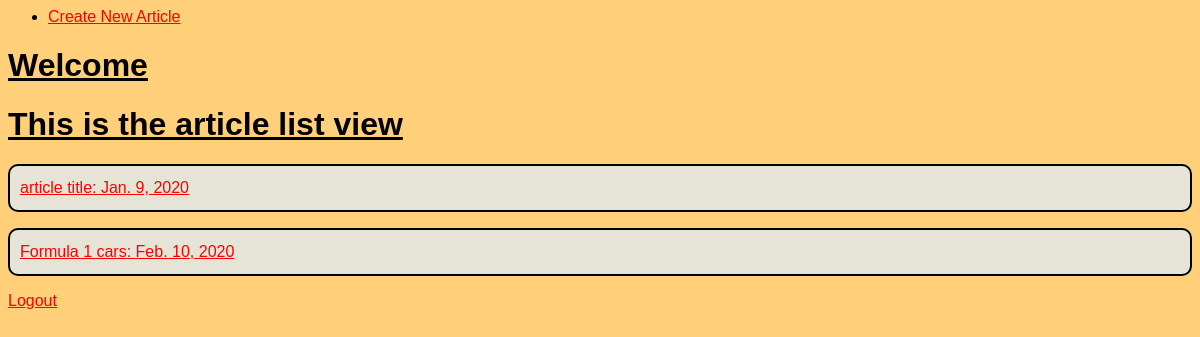
The page /blog/ (signed in) on the database as committed earlier.
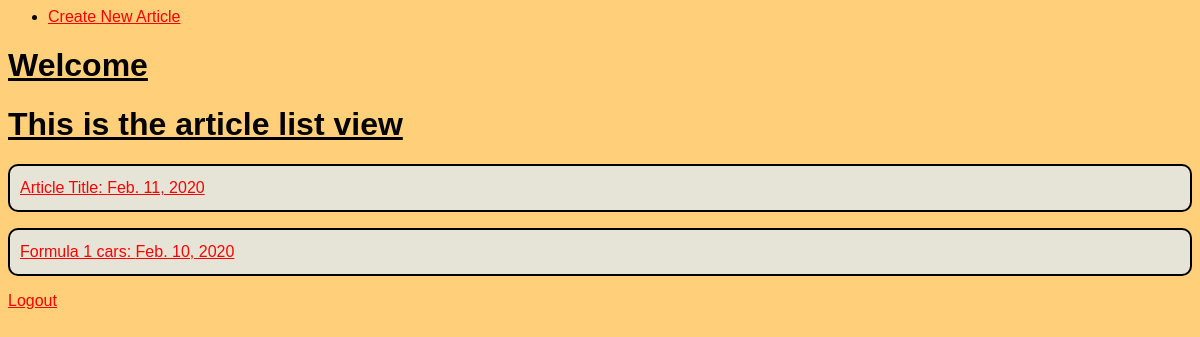
The same page on the database as committed later.
### blog/models.py (models this page shows)
class Article(models.Model):
	user		= models.ForeignKey(BlogUser, related_name='articles', on_delete= models.CASCADE)
	title 		= models.CharField(max_length= 120)
	subtitle 	= models.CharField(max_length= 240)
	date 		= models.DateField(default=timezone.now)
	article 	= models.TextField(blank= False)
	name 		= models.CharField(blank= False, max_length= 80)
	def get_absolute_url(self):
		return reverse("blog:article-detail", kwargs={"my_id":self.id})

### blog/views.py (the view)
# urls.py: path('', ArticleListView.as_view(), name= 'article-list'),
class ArticleListView(LoginRequiredMixin, ListView): # Class based list view
	template_name = 'articles/article_list.html'
	def get_queryset(self):
		return Article.objects.all()
	def get_context_data(self, **kwargs):
		context = super().get_context_data(**kwargs)
		context["user"] = self.request.user
		return context

### blog/templates/articles/article_list.html (shortened to what this page needs)
<head>
	<link rel="stylesheet" type="text/css" href="../static/stylesheet.css">
</head>
<body>
	{% extends 'article_nav.html' %}
	{% block content %}
	<h1>Welcome {{ user.blog_user.display_name }} </h1>
	<h1> This is the article list view </h1>
	{% for instance in object_list %}
		<p> <a href= "{{ instance.get_absolute_url }}" > {{ instance.title }}: {{ instance.date }}</a> </p>
	{% endfor %}
		<a href="http://127.0.0.1:8000/logout"> Logout </a>
	{% endblock %}

Rows that differ between the two databases and show on the page:
changed Article: title "article title" → "Article Title"; date "Jan. 9, 2020" → "Feb. 11, 2020"
